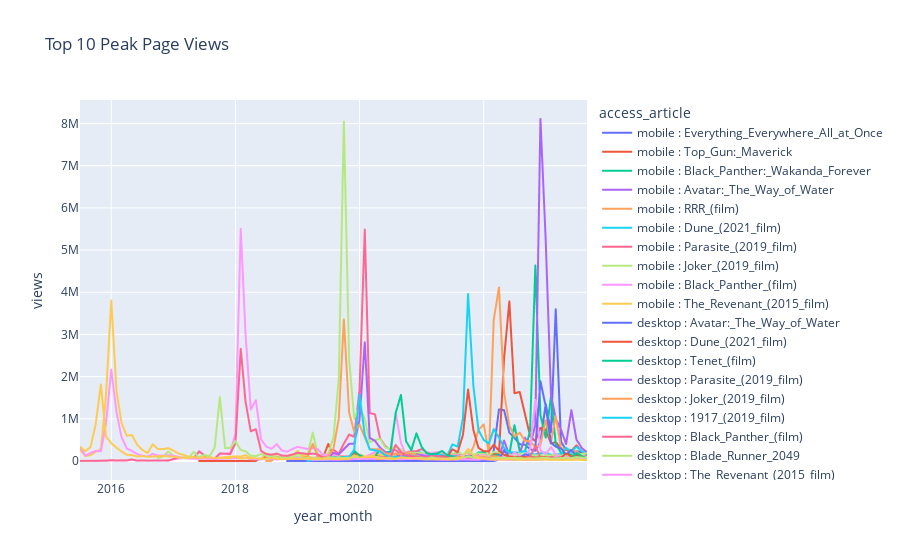

The notebook cell this image was saved under:
### Code cell
all_mobile_desktop_top10 = pd.concat([mobile_top_10_df,desktop_top_10_df])
# all_mobile_desktop_top10 = top10_mobile_desktop.sort_values(['article','year_month','views'])
all_mobile_desktop_top10['access_article'] = all_mobile_desktop_top10['access']+' : '+all_mobile_desktop_top10['article']

fig2 = px.line(all_mobile_desktop_top10,x="year_month",y="views",color='access_article',title="Top 10 Peak Page Views")
fig2.show()
